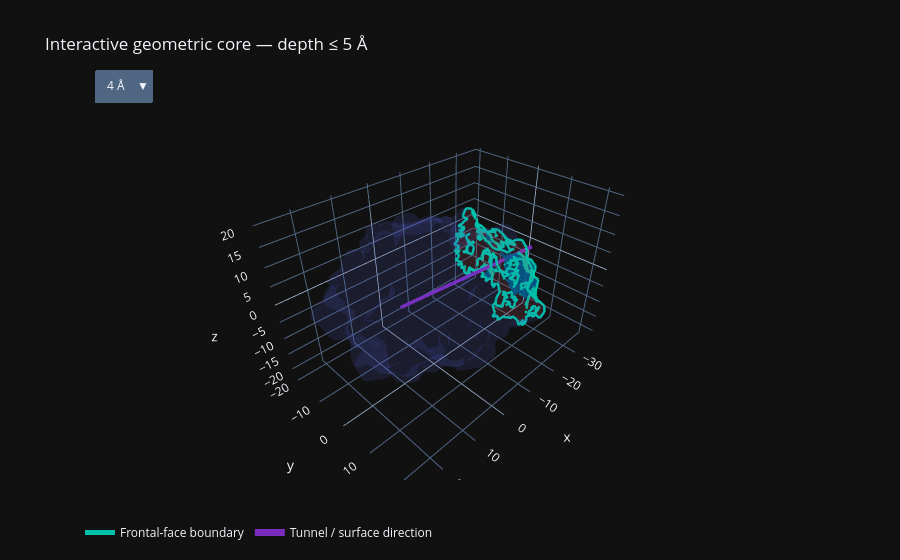

Source (notebook cell):
### Markdown cell above
## Interactive 3D core comparison

Questa vista mantiene la rotazione libera anche per il core.

Il menu permette di passare tra **4 Å, 5 Å e 6 Å** mantenendo la stessa frontal face. La frontal-face boundary rimane visibile come riferimento esterno.

### Code cell
fig = go.Figure()

# Other molecular surface.
tr = subset_mesh_trace(
    vertices,
    faces,
    ~frontal_mask,
    "Outside frontal face",
    opacity=0.08,
)

if tr is not None:
    fig.add_trace(tr)

outside_front_index = len(fig.data) - 1

# Frontal face background.
tr = subset_mesh_trace(
    vertices,
    faces,
    frontal_mask,
    "Complete frontal face",
    opacity=0.15,
)

if tr is not None:
    fig.add_trace(tr)

front_background_index = len(fig.data) - 1


core_groups = []

for depth in CORE_DEPTHS_A:
    cmask = CORE_RESULTS[depth]["mask"]

    core_trace = go.Mesh3d(
        x=vertices[:, 0],
        y=vertices[:, 1],
        z=vertices[:, 2],
        i=faces[cmask, 0],
        j=faces[cmask, 1],
        k=faces[cmask, 2],
        name=f"Core ≤ {depth:.0f} Å",
        opacity=0.86,
        color=CORE_COLORS[depth],
        flatshading=True,
        visible=(depth == CORE_DEPTH_A),
    )

    fig.add_trace(core_trace)
    core_groups.append(
        (depth, len(fig.data) - 1)
    )


# Fixed frontal-face boundary.
if len(boundary_edges):
    boundary_trace = boundary_trace_for_edges(
        boundary_edges,
        "Frontal-face boundary",
        "#00C2A8",
    )

    fig.add_trace(boundary_trace)
    boundary_index = len(fig.data) - 1
else:
    boundary_index = None


# Tunnel direction.
axis_extent = (
    np.max(
        np.linalg.norm(
            vertices,
            axis=1,
        )
    )
    * 1.25
)

axis_start = -0.25 * axis_extent * v
axis_end = axis_extent * v

fig.add_trace(
    go.Scatter3d(
        x=[
            axis_start[0],
            axis_end[0],
        ],
        y=[
            axis_start[1],
            axis_end[1],
        ],
        z=[
            axis_start[2],
            axis_end[2],
        ],
        mode="lines",
        name="Tunnel / surface direction",
        line=dict(
            width=7,
            color="#7B2CBF",
        ),
    )
)

direction_index = len(fig.data) - 1


buttons = []

for depth, core_index in core_groups:
    flags = [
        False
    ] * len(fig.data)

    flags[
        outside_front_index
    ] = True

    flags[
        front_background_index
    ] = True

    flags[
        core_index
    ] = True

    if boundary_index is not None:
        flags[
            boundary_index
        ] = True

    flags[
        direction_index
    ] = True

    buttons.append(
        dict(
            label=f"{depth:.0f} Å",
            method="update",
            args=[
                {
                    "visible": flags
                },
                {
                    "title":
                    f"Interactive geometric core — depth ≤ {depth:.0f} Å"
                },
            ],
        )
    )


fig.update_layout(
    title=(
        f"Interactive geometric core — depth ≤ "
        f"{CORE_DEPTH_A:.0f} Å"
    ),
    scene=dict(
        aspectmode="data",
    ),
    updatemenus=[
        dict(
            type="dropdown",
            buttons=buttons,
            x=0.02,
            y=1.08,
            xanchor="left",
            yanchor="top",
        )
    ],
    legend=dict(
        orientation="h",
    ),
)

save_plotly_figure(
    fig,
    f"08_interactive_3D_core_default_{CORE_DEPTH_A:.0f}A",
)
fig.show()

### Figure 1 — Plotly figure (JSON) as saved in the notebook; plotly's stock layout.template omitted (floating-point values rounded to 4 significant figures; data arrays with more than 128 entries replaced by an {"elided": "..."} marker saying what was removed)
{"data": [{"flatshading": true, "i": {"elided": "17954 int values"}, "j": {"elided": "17954 int values"}, "k": {"elided": "17954 int values"}, "name": "Outside frontal face", "opacity": 0.08, "x": {"elided": "9735 float values"}, "y": {"elided": "9735 float values"}, "z": {"elided": "9735 float values"}, "type": "mesh3d"}, {"flatshading": true, "i": {"elided": "1512 int values"}, "j": {"elided": "1512 int values"}, "k": {"elided": "1512 int values"}, "name": "Complete frontal face", "opacity": 0.15, "x": {"elided": "9735 float values"}, "y": {"elided": "9735 float values"}, "z": {"elided": "9735 float values"}, "type": "mesh3d"}, {"color": "#D55E00", "flatshading": true, "i": [0, 1, 6474, 5, 7, 8, 11, 6476, 20, 6478, 6479, 6480, 6481, 6482, 6483, 25, 26, 26, 24, 28, 29, 31, 6484, 41, 43, 44, 46, 47, 47, 45, 44, 42, 58, 59, 91, 107, 6504, 6505, 109, 110, 110, 113, 6506, 270, 2, 8, 11, 20, 26, 29, 44, 47, 92, 110, 113, 9213, 9215, 9215, 9216, 9217, 9217, 9218, 9220, 9221, 9222, 9223, 9223, 9223, 9223, 9223, 9223, 9222, 9222, 9221, 9218, 9214, 9214, 9219, 3, 6475, 6, 5, 9, 9, 9, 8, 12, 24, 6483, 6483, 6483, 6481, 6481, 2, 2, 2, 2, 2, 43, 30, 108], "j": [6474, 6474, 4, 7, 10, 10, 13, 6477, 22, 6480, 6480, 6482, 6482, 25, 25, 0, 0, 28, 28, 31, 31, 6484, 34, 43, 46, 46, 2, 2, 3, 3, 6, 6, 9, 9, 21, 6504, 109, 109, 27, 27, 112, 115, 30, 111, 0, 6, 9, 18, 24, 27, 42, 45, 90, 108, 111, 9215, 9214, 9219, 9215, 9216, 9220, 9217, 9219, 9220, 9221, 9222, 9224, 6474, 0, 25, 6482, 6482, 6480, 6480, 6478, 4, 6474, 6474, 47, 47, 44, 44, 58, 6490, 55, 52, 59, 27, 27, 109, 6504, 6504, 97, 46, 9225, 6484, 31, 28, 9225, 110, 111], "k": [1, 6475, 6475, 6, 8, 9, 12, 17, 21, 6479, 6481, 6481, 6483, 6483, 24, 26, 2, 24, 27, 29, 30, 32, 6485, 42, 44, 45, 47, 1, 45, 5, 42, 8, 59, 11, 92, 6505, 6505, 108, 110, 29, 108, 114, 6507, 113, 1, 7, 10, 6477, 25, 28, 43, 46, 91, 109, 112, 9216, 9219, 9220, 9220, 9220, 9221, 9221, 9224, 9224, 9224, 9224, 6474, 0, 25, 6482, 9222, 6480, 9221, 9218, 9217, 6474, 9219, 9224, 6475, 1, 5, 45, 6490, 55, 8, 42, 11, 6483, 109, 6504, 6481, 97, 6479, 9225, 6484, 31, 28, 26, 46, 29, 6505], "name": "Core ≤ 4 Å", "opacity": 0.86, "visible": false, "x": {"elided": "9735 float values"}, "y": {"elided": "9735 float values"}, "z": {"elided": "9735 float values"}, "type": "mesh3d"}, {"color": "#0072B2", "flatshading": true, "i": {"elided": "277 int values"}, "j": {"elided": "277 int values"}, "k": {"elided": "277 int values"}, "name": "Core ≤ 5 Å", "opacity": 0.86, "visible": true, "x": {"elided": "9735 float values"}, "y": {"elided": "9735 float values"}, "z": {"elided": "9735 float values"}, "type": "mesh3d"}, {"color": "#009E73", "flatshading": true, "i": {"elided": "528 int values"}, "j": {"elided": "528 int values"}, "k": {"elided": "528 int values"}, "name": "Core ≤ 6 Å", "opacity": 0.86, "visible": false, "x": {"elided": "9735 float values"}, "y": {"elided": "9735 float values"}, "z": {"elided": "9735 float values"}, "type": "mesh3d"}, {"line": {"color": "#00C2A8", "width": 5}, "mode": "lines", "name": "Frontal-face boundary", "x": {"elided": "1794 float values"}, "y": {"elided": "1794 float values"}, "z": {"elided": "1794 float values"}, "type": "scatter3d"}, {"line": {"color": "#7B2CBF", "width": 7}, "mode": "lines", "name": "Tunnel / surface direction", "x": [9.019, -36.07], "y": [-0.5459, 2.184], "z": [0.3255, -1.302], "type": "scatter3d"}], "layout": {"scene": {"aspectmode": "data"}, "legend": {"orientation": "h"}, "title": {"text": "Interactive geometric core — depth ≤ 5 Å"}, "updatemenus": [{"buttons": [{"args": [{"visible": [true, true, true, false, false, true, true]}, {"title": "Interactive geometric core — depth ≤ 4 Å"}], "label": "4 Å", "method": "update"}, {"args": [{"visible": [true, true, false, true, false, true, true]}, {"title": "Interactive geometric core — depth ≤ 5 Å"}], "label": "5 Å", "method": "update"}, {"args": [{"visible": [true, true, false, false, true, true, true]}, {"title": "Interactive geometric core — depth ≤ 6 Å"}], "label": "6 Å", "method": "update"}], "type": "dropdown", "x": 0.02, "xanchor": "left", "y": 1.08, "yanchor": "top"}]}}
